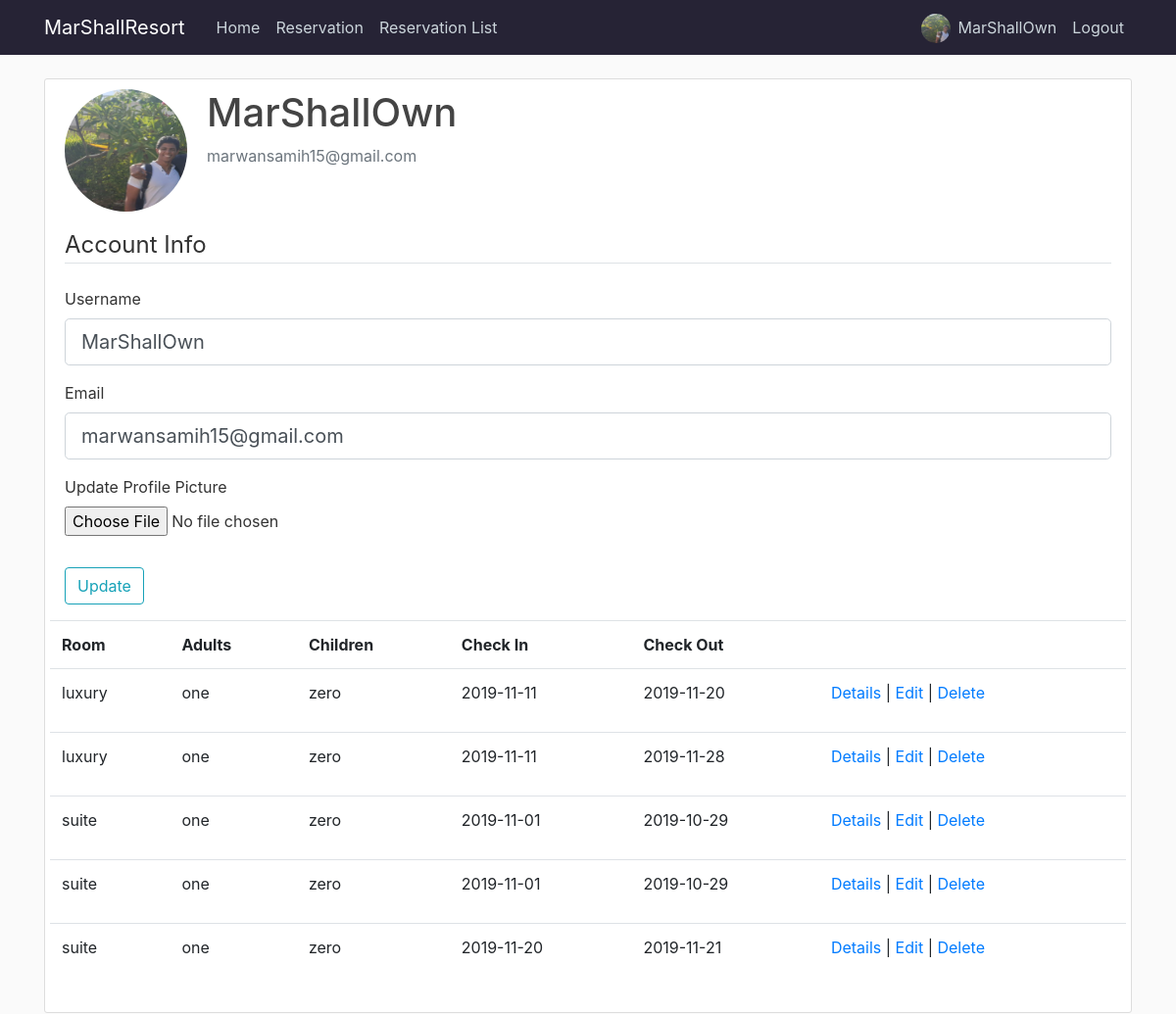
/account (signed in), run on an earlier commit of the app's database.
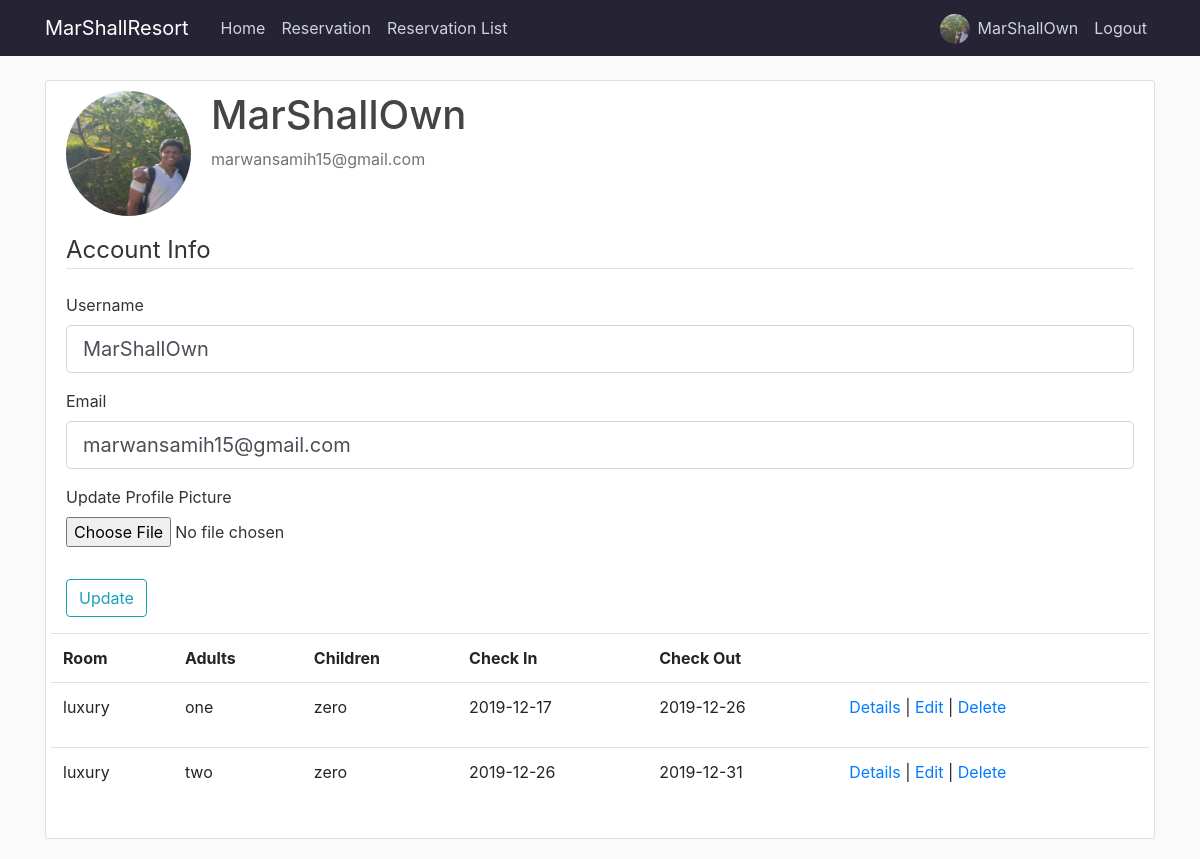
And on a later commit of the database.
### app/models.py (models this page shows, shortened)
class User(db.Model, UserMixin):
    id = db.Column(db.Integer,primary_key=True)
    username = db.Column(db.String(20), unique=True, nullable=False)
    email = db.Column(db.String(120), unique=True, nullable=False)
    image_file = db.Column(db.String(20), nullable=False, default='default.jpg')
    password = db.Column(db.String(60), nullable=False)
    role = db.Column(db.String(50))
    reservations = db.relationship('Reservation', backref='user',lazy=True)

class Reservation(db.Model):
    id = db.Column(db.Integer, primary_key=True)
    name = db.Column(db.String(100),nullable=False)
    email = db.Column(db.String(120), nullable=False)
    NationalID = db.Column(db.Integer)
    room = db.Column(db.String(10),nullable=False)
    adults = db.Column(db.String(10),nullable=False)
    children = db.Column(db.String(10),nullable=False)
    checkin = db.Column(db.Date, nullable=False)
    checkout = db.Column(db.Date, nullable=False)
    gender = db.Column(db.String(10))
    birthdate = db.Column(db.Date)
    date_posted = db.Column(db.DateTime, nullable=False, default= datetime.now)
    user_id = db.Column(db.Integer, db.ForeignKey('user.id'), nullable=True)

### app/routes.py (the view)
@app.route("/account", methods=['GET','POST'])
@login_required
def account():
    form = UpdateAccountForm()
    reservations = Reservation.query.filter_by(user_id = current_user.id)
    if form.validate_on_submit():
        if form.picture.data:
            picture_file = save_profile_picture(form.picture.data)
            current_user.image_file = picture_file
        current_user.username = form.username.data
        current_user.email = form.email.data
        db.session.commit()
        flash('Your account has been updated!', 'success')
        return redirect(url_for('account'))
    elif request.method == 'GET':
        form.username.data = current_user.username
        form.email.data = current_user.email
    image_file = url_for('static', filename='profile_pics/'+ current_user.image_file)
    return render_template('account.html',title='account', image_file=image_file, form=form, reservations=reservations)

### app/forms.py (shortened to what this page needs)
class UpdateAccountForm(FlaskForm):
    username = StringField('Username',
     validators=[DataRequired(), Length(min=2, max=20) ])
    email = StringField('Email', validators=[DataRequired(), Email()])
    picture = FileField('Update Profile Picture', validators=[FileAllowed(['jpg', 'png', 'jpeg', 'jfif'])])
    submit = SubmitField('Update')

### app/models.py (called while the page is built)
@login_manager.user_loader
def load_user(user_id):
    return User.query.get(int(user_id))

### app/templates/account.html (shortened to what this page needs)
{%extends "layout.html" %}
{%block content %}
<div class="content-section">
    <div class="media">
      <img class="rounded-circle account-img" src="{{ image_file }}">
      <div class="media-body">
        <h2 class="account-heading">{{ current_user.username }}</h2>
        <p class="text-secondary">{{ current_user.email }}</p>
      </div>
    </div>
        <form method="POST" action="" enctype="multipart/form-data">
            <fieldset class="form-group">
                <legend class="border-bottom mb-4">Account Info</legend>
                <div class="form-group">
                    {{ form.username.label(class="form-control-label") }}
                    {% if form.username.errors %}
                    {{ form.username(class="form-control form-control-lg is-invalid") }}
                    <div class="invalid-feedback">
                        {% for error in form.username.errors %}
                        <span>{{error}}</span>
                        {% endfor %}
                    </div>
                    {% else %}
                    {{ form.username(class="form-control form-control-lg") }}
                    {% endif %}
                </div>
                <div class="form-group">
                        {{ form.email.label(class="form-control-label") }}
                        {% if form.email.errors %}
                        {{ form.email(class="form-control form-control-lg is-invalid") }}
                        <div class="invalid-feedback">
                            {% for error in form.email.errors %}
                            <span>{{error}}</span>
                            {% endfor %}
                        </div>
                        {% else %}
                        {{ form.email(class="form-control form-control-lg") }}
                        {% endif %}
                </div>
                <div class="form-group">
                    {{ form.picture.label() }}
                    {{ form.picture(class="form-control-file") }}
                </div>
            </fieldset>
            <div class="form-group">
                    {{ form.submit(class="btn btn-outline-info") }}
            </div>
        </form>
        <div class='row'>
            <table class="table col-md-12">
              <tr>
                  <th>
                      Room
                  </th>
                  <th>
                      Adults
                  </th>
                  <th>
                      Children
                </th>
                  <th>
                      Check In
                  </th>
                  <th>
                      Check Out
                  </th>
                  <th></th>
              </tr>
            {% for guest in reservations %}
              <tr>
                  <td>
                      <p>{{guest.room}}</p>
                  </td>
                  <td>
                      <p>{{guest.adults}}</p>
                  </td>
                  <td>
                    <p>{{guest.children}}</p>
                </td>
                  <td>
                      <p>{{guest.checkin}}</p>
                  </td>
                  <td>
                        <p>{{guest.checkout}}</p>
                    </td>
                  <td>
                    <a href="{{ url_for('reservation_show', guest_id=guest.id) }}">Details</a> |
                    <a href="{{ url_for('update_reservation', guest_id=guest.id) }}">Edit</a> |
                    <a href="{{ url_for('delete_reservation', guest_id=guest.id) }}">Delete</a>
                  </td>
              </tr>
            {% endfor %}
            </table>
            </div>
  </div>
{% endblock content %}

### app/templates/layout.html (shortened to what this page needs)
<!DOCTYPE html>
<html lang="en">
<head>
    <link rel="stylesheet" href="https://stackpath.bootstrapcdn.com/bootstrap/4.3.1/css/bootstrap.min.css">
    <link type="text/css" rel="stylesheet" href=" {{url_for('static', filename='main.css')}} " />
</head>
<body>
        <header class="site-header">
                <nav class="navbar navbar-expand-md navbar-dark bg-steel fixed-top">
                    <div class="container">
                    <a class="navbar-brand mr-4" href="{{url_for('home')}}">MarShallResort</a>
                    <div class="collapse navbar-collapse" id="navbarToggle">
                        <div class="navbar-nav mr-auto">
                        <a class="nav-item nav-link" href="{{url_for('home')}}">Home</a>
                        <a class="nav-item nav-link" href="{{url_for('reservation')}}">Reservation</a>
                        {% if current_user.is_authenticated and current_user.role == 'Admin' %}
                        <a class="nav-item nav-link" href="{{url_for('reservation_list')}}">Reservation List</a>
                        {% endif %}
                        </div>
                        <div class="navbar-nav">
                            {% if current_user.is_authenticated %}
                            <div style='margin-right: 0vh;' class='row'>
                                <a href="{{url_for('account')}}" class='prof-img-a'><img style="margin:20% 2% 0 0; height: 30px; width:30px;" class="rounded-circle" src="{{ url_for('static', filename='profile_pics/' + current_user.image_file) }}"></a>
                                <a class="nav-item nav-link" href="{{url_for('account')}}">{{current_user.username}}</a>
                            </div>
                                <a class="nav-item nav-link" href="{{url_for('logout')}}">Logout</a>
                            {% else %}
                                <a class="nav-item nav-link" href="{{url_for('login')}}">Login</a>
                                <a class="nav-item nav-link" href="{{url_for('register')}}">Register</a>
                            {% endif %}
                        </div>
                    </div>
                    </div>
                </nav>
                </header>
                        <main role="main" class="container">
                                <div class="row">
                                    <div class="col-md-12">
                                    {% block content %}{% endblock %}
                                    </div>
</body>
</html>

### app/static/main.css (style rules this page uses)
body { background: #fafafa; color: #333333; margin-top: 5rem; }
h1, h2, h3, h4, h5, h6 { color: #444444; }
.bg-steel { background-color: #262335; }
.site-header .navbar-nav .nav-link { color: #cbd5db; }
.content-section { background: #ffffff; padding: 10px 20px; border: 1px solid #dddddd; border-radius: 3px; margin-bottom: 20px; }
.account-img { height: 125px; width: 125px; margin-right: 20px; margin-bottom: 16px; }
.account-heading { font-size: 2.5rem; }

What changed in the data, as far as the page shows it:
removed Reservation: room "suite", adults "one", children "zero", checkin "2019-11-01", checkout "2019-10-29"
removed Reservation: room "suite", adults "one", children "zero", checkin "2019-11-01", checkout "2019-10-29"
removed Reservation: room "suite", adults "one", children "zero", checkin "2019-11-20", checkout "2019-11-21"
changed Reservation "one": checkin "2019-11-11" → "2019-12-17"; checkout "2019-11-20" → "2019-12-26"
changed Reservation: adults "one" → "two"; checkin "2019-11-11" → "2019-12-26"; checkout "2019-11-28" → "2019-12-31"
